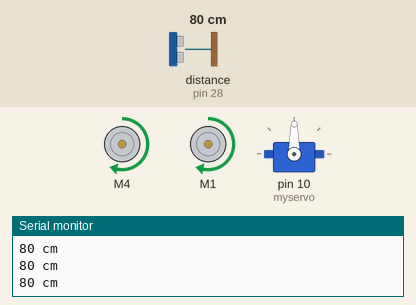
The sketch below on a simulated Arduino Mega 2560, built with avr-gcc and run on an emulated ATmega2560. On the bench: 2 × DC motor (green arrow = forward, orange = backward, longer = faster), servo, the last lines printed to the serial monitor. Wiring (inferred from the names in the program): ultrasonic range finder: trigger pin 26; echo pin 28. The test bench sets the inputs (shaded band); at power-on: distance to the obstacle (sensor on pin 28) 80 cm. The echo pulse lasts 58.3 µs per cm.

Above: at 11.2 s.
11.3 s: distance to the obstacle (sensor on pin 28) set to 2 cm
At 13.4 s:
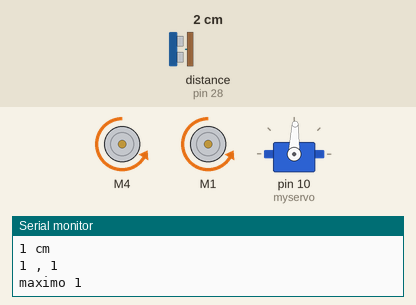
At 16.1 s:
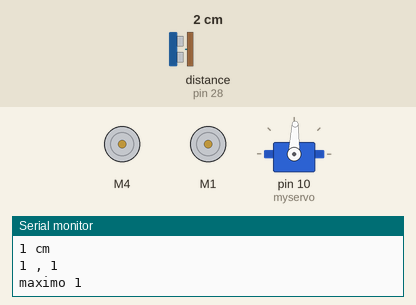
Timing chart, 0 to 20.3 s (numbered marks = the images above; inputs shaded):
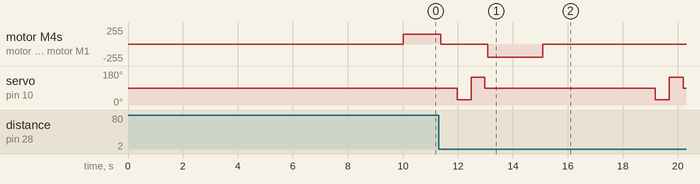

Measured:
- after the input at 11.3 s, motor M4, motor M1: forward 150/255 → stopped after 0.07 s, → backward 200/255 1.7 s later, → stopped 2.0 s later; servo on pin 10 (myservo): 90° → 28° after 0.67 s, → 148° 0.51 s later, → 88° 0.51 s later, → 28° 6.2 s later, … (6 changes in this stretch)

The sketch:

Decision_servo_US.ino
```cpp
#include <Servo.h>
#include <AFMotor.h>

AF_DCMotor motorRH(4);
AF_DCMotor motorLH(1);
Servo myservo;  // create servo object to control a servo

#define TRIG_PIN 26         //Salida del sensor de ultrasonidos. Con esto le damos la señal al sensor para que empiece a actuar.
#define ECHO_PIN 28         //Entrada del sensor. Nos dará la señal con la que calculamos la distancia.


long duracion, distancia;
int ang = 90;    // variable to store the servo position
int distdata[2] = {0,0};
int dmedia[10] = {0,0,0,0,0,0,0,0,0,0};
int i=0;
int j=0;
int maximo=0;
int duda=0;
int brk=0;

void setup() {
   Serial.begin(9600);
   pinMode(TRIG_PIN, OUTPUT); // Trigger en modo output. Manda la señal.
   pinMode(ECHO_PIN, INPUT);  // ECHO en modo input. Recoge la señal de distancia.
   motorRH.setSpeed(200);     //encendemos motores
   motorLH.setSpeed(200);
   motorRH.run(RELEASE);      //apagamos motores
   motorLH.run(RELEASE);
   myservo.attach(10);        // attaches the servo on pin 10 to the servo object
   myservo.write(90);         //direccion recto
   delay(10000);

}

void loop() {

  //Hacemos funcionar el detector ultrasónico
  digitalWrite(TRIG_PIN, LOW);              //Nos aseguramos que no emitimos
  delayMicroseconds(2);                     //Esperamos
  digitalWrite(TRIG_PIN, HIGH);             //Damos un pulso
  delayMicroseconds(10);                    //dura 10 microsegundos
  digitalWrite(TRIG_PIN, LOW);              //cerramos el pulso
  duracion = pulseIn(ECHO_PIN, HIGH);   //Medimos la duración hasta que llega el eco del pulso
  distancia = (duracion/58);            //Calculamos la distancia

  //Diferenciamos entre 3 casos

  if (distancia >=500 || distancia <=0){     //1. LA MEDICION ES INCORRECTA O DEMASIADO LARGA
    Serial.print("-----");
    // EL COCHE CORRE HACIA ADELANTE
    motorRH.run(FORWARD);
    motorLH.run(FORWARD);
    motorRH.setSpeed(150);
    motorLH.setSpeed(150);
    delay(100);
  }

  if (distancia <500 && distancia >50){      //2. LA MEDICION ES CORRECTA Y SEGURA
    Serial.print(distancia);                    //Representamos distancia
    Serial.println(" cm");
    // EL COCHE CORRE HACIA ADELANTE
    motorRH.run(FORWARD);
    motorLH.run(FORWARD);
    motorRH.setSpeed(150);
    motorLH.setSpeed(150);
    delay(100);
  }

  if (distancia <=50 && distancia >=1){       //3. LA MEDICION ES CORRECTA PERO PELIGROSA
    Serial.print(distancia);                    //Representamos distancia
    Serial.println(" cm");
    // EL COCHE SE DETIENE
    motorRH.run(RELEASE);
    motorLH.run(RELEASE);
    delay(600);                             //Este tiempo es necesario para parar el coche antes de comenzar a ver dónde vamos.

    //Dentro de este bucle entraría el control para determinar hacia dónde va el coche.
    i=1;
    for (i = 1; i <= 2; i++){                 //Recorremos 160º. Miramos a dos bandas.
      ang=28+120*(i-1);                       //PRIMERO A LA DERECHA
      myservo.write(ang);
      delay(500);                             //Tiempo de barrido de angulo
      j=1;
      for (j=1;j<=10;j++){
        digitalWrite(TRIG_PIN, LOW);      //Nos aseguramos que no emitimos
        delayMicroseconds(2);             //Esperamos
        digitalWrite(TRIG_PIN, HIGH);     //Damos un pulso
        delayMicroseconds(10);            //dura 10 microsegundos
        digitalWrite(TRIG_PIN, LOW);      //cerramos el pulso
        duracion = pulseIn(ECHO_PIN, HIGH);
        dmedia[j] = (duracion/58);        //medimos la distancia 10 veces para asegurarnos de que la hemos medido bien.
      }
      distdata[i]=(dmedia[1]+dmedia[2]+dmedia[3]+dmedia[4]+dmedia[5]+dmedia[6]+dmedia[7]+dmedia[8]+dmedia[9]+dmedia[10])/10;  //calculamos la media de todas las medidas en un ángulo
    }
    //Representamos el array de datos de distancia según el ángulo
    myservo.write(88);
    Serial.print(distdata[1]);Serial.print(" , ");
    Serial.println(distdata[2]);
    delay(100);

    //Escogemos la dirección que debería tomar el coche
    maximo=max(distdata[1],distdata[2]);
    Serial.print("maximo ");Serial.println(maximo);

    //Actuamos en consecuencia

    //A LA DERECHA HAY CAMPO LIBRE
    if (distdata[1] > 50 && distdata[2] < 50) {

      //Giramos a la derecha
      motorRH.run(BACKWARD);
      motorLH.run(BACKWARD);
      motorRH.setSpeed(180);
      motorLH.setSpeed(180);
      delay(350);
      motorRH.run(FORWARD);
      motorLH.run(FORWARD);
      motorRH.setSpeed(100);
      motorLH.setSpeed(180);
      myservo.write(30);
      delay(1100);
      myservo.write(90);
    }
    //A LA IZQUIERDA HAY CAMPO LIBRE
    if (distdata[1] < 50 && distdata[2] > 50) {

      //Giramos a la izquierda
      motorRH.run(BACKWARD);
      motorLH.run(BACKWARD);
      motorRH.setSpeed(180);
      motorLH.setSpeed(180);
      delay(1000);
      motorRH.run(FORWARD);
      motorLH.run(FORWARD);
      motorRH.setSpeed(180);
      motorLH.setSpeed(100);
      myservo.write(150);
      delay(1100);
      myservo.write(90);
    }
    //AMBAS DISTANCIAS DEMASIADO CORTAS
    if (distdata[1] < 50 && distdata[2] < 50) {

      //vamos hacia atrás, pensamos un poco y volvemos a la carga
      motorRH.run(BACKWARD);
      motorLH.run(BACKWARD);
      motorRH.setSpeed(200);
      motorLH.setSpeed(200);
      delay(2000);
      motorRH.run(RELEASE);
      motorLH.run(RELEASE);
      delay(3500);
    }

    //POR DEFECTO
    //pensamos 3 segundos
    if (distdata[1] > 50 && distdata[2] > 50) {
      motorRH.run(RELEASE);
      motorLH.run(RELEASE);
      delay(3000);

    }
  }
}
```
